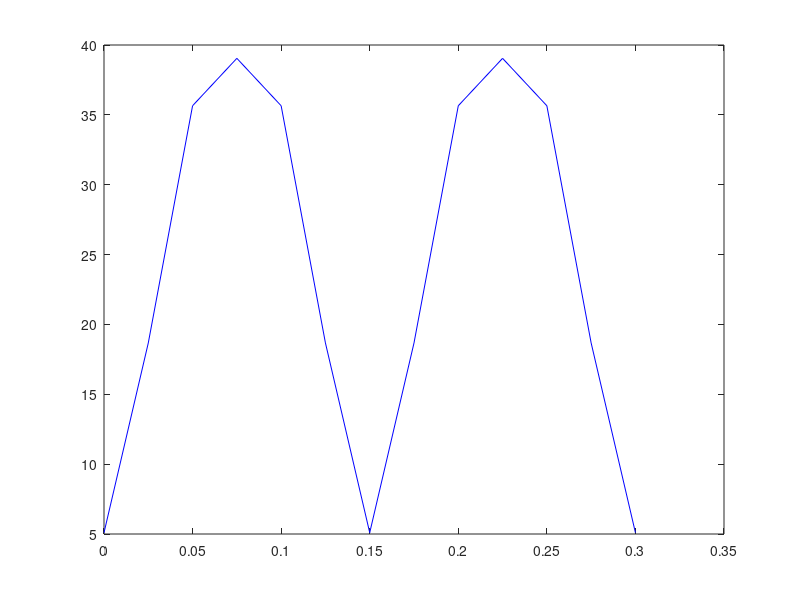
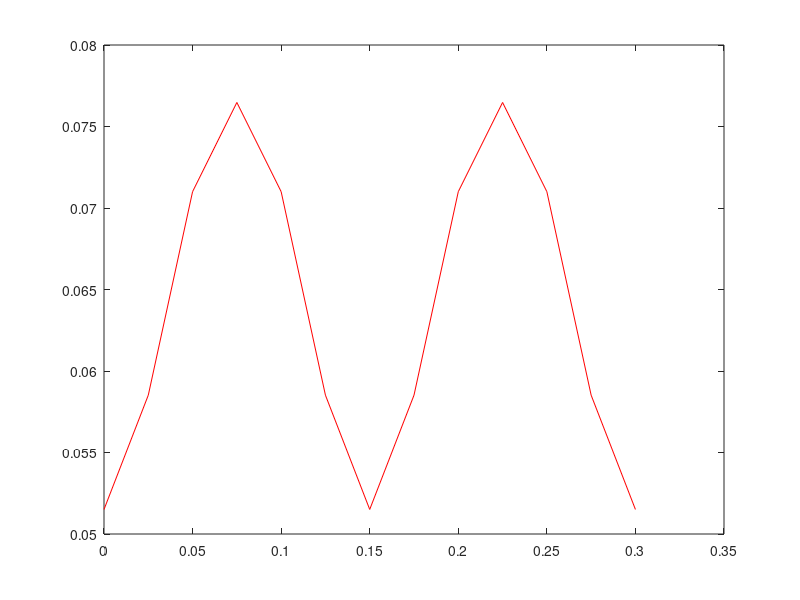

The MATLAB source for these figures, in order:
function ParcialA
    clc, clear
    k = 40*pi^2;
    P0 = 40;
    m = 1;
    Tp = 0.3;
    w = 2*pi/Tp;
    wn = sqrt(k/m);
    beta = w/wn;
    n = 4;
    zitta = 0;

    dt = 0.025;
    t = 0:dt:Tp;



    A=zeros(length(t),n);
    B=zeros(length(t),n);
    an=zeros(n,1);
    bn=zeros(n,1);
    a0=4*P0/pi;

    % Calcula los coeficientes de la serie de Fourier
    for j=1:n
      if mod(j,2) == 0
        an(j)= -4*P0/pi * sum(1/(j^2-1) * cos(w*j*t));
       endif
     end


    fourier=zeros(length(t),n+1);
    for(i=1:length(t))
        fourier(i,1)=a0/2;
        for j=1:(n)
             tgtitam = (2*zitta*j*w/wn)/ (1-(j*w/wn)^2);
            titam = atan(tgtitam);
            fourier(i,j+1)=bn(j)*sin(t(i)*w*j - titam)+an(j)*cos(t(i)*w*j - titam);
        end
    end

     suma_fourier = a0/2*ones(size(t));
    for j = 1:n
          suma_fourier = suma_fourier + bn(j)*sin(w*j*t) + an(j)*cos(w*j*t);
    end

     %Calculo de la respuesta del sistema
    x=zeros(length(t),1);
    for i=1:length(t)
        x(i)=fourier(i,1)/k;
        for j=1:(n)
        x(i)=x(i)+fourier(i,j+1)*(1/sqrt((1-(j*w/wn)^2)^2+(2*zitta*j*w/wn)^2))*1/k;
        end
    end

      x

    figure(1)
    plot(t, suma_fourier, 'b');
    figure(2)
    plot(t,x,'r')
endfunction

